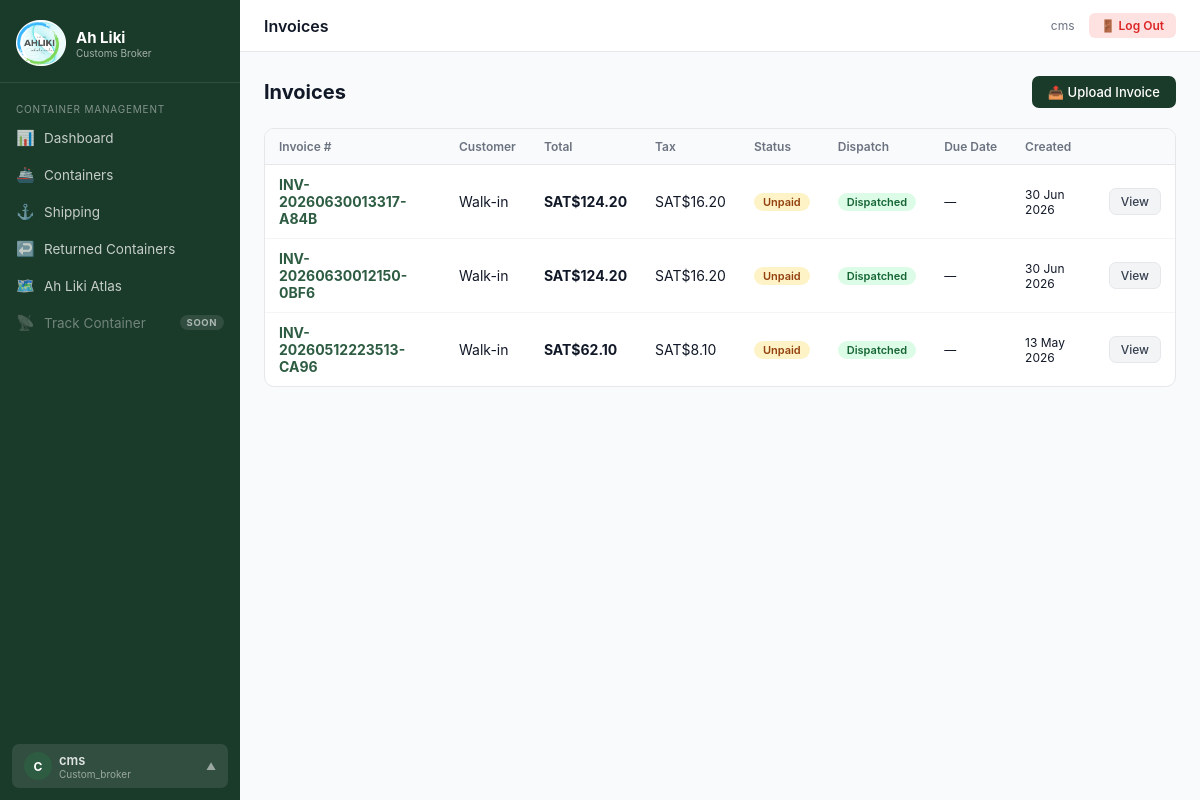
Page /invoices/ (signed in) on the committed database.
### inventory/models.py (models this page shows, shortened)
class UserProfile(models.Model):
    ROLE_CHOICES = [
        ('admin', 'Admin'),
        ('manager', 'Manager'),
        ('finance', 'Finance'),
        ('warehouse', 'Warehouse Lead'),
        ('wms_operator', 'WMS Operator'),
        ('wms_dispatcher', 'WMS Dispatcher'),
        ('cashier', 'Sales / Cashier'),
        ('custom_broker', 'Customs Broker'),
    ]
    DEPARTMENT_CHOICES = [
        ('management', 'Management'),
        ('finance', 'Finance'),
        ('warehouse', 'Warehouse & WMS'),
        ('containers', 'Containers (CMS)'),
        ('sales', 'Sales'),
    ]
    ROLE_DEPARTMENTS = {
        'admin': 'management',
        'manager': 'management',
        'finance': 'finance',
        'warehouse': 'warehouse',
        'wms_operator': 'warehouse',
        'wms_dispatcher': 'warehouse',
        'custom_broker': 'containers',
        'cashier': 'sales',
    }
    user = models.OneToOneField(User, on_delete=models.CASCADE, related_name='profile')
    role = models.CharField(max_length=20, choices=ROLE_CHOICES, default='cashier')

class Invoice(models.Model):
    STATUS_CHOICES = [
        ('unpaid', 'Unpaid'),
        ('paid', 'Paid'),
        ('overdue', 'Overdue'),
        ('void', 'Void'),
    ]
    DISPATCH_STATUS_CHOICES = [
        ('pending', 'Pending Dispatch'),
        ('dispatched', 'Dispatched'),
    ]
    invoice_number = models.CharField(max_length=100, unique=True)
    cashier = models.ForeignKey(User, on_delete=models.SET_NULL, null=True, related_name='invoices')
    customer_name = models.CharField(max_length=200, blank=True)
    account_number = models.CharField(max_length=100, blank=True)
    payment_method = models.CharField(max_length=50, default='cash',
        choices=[('cash','Cash'),('credit','Credit Account'),('eftpos','EFTPOS'),('cheque','Cheque')])
    status = models.CharField(max_length=20, choices=STATUS_CHOICES, default='unpaid')
    dispatch_status = models.CharField(max_length=20, choices=DISPATCH_STATUS_CHOICES, default='pending')
    dispatched_by = models.ForeignKey(User, on_delete=models.SET_NULL, null=True, blank=True, related_name='dispatched_invoices')
    dispatched_at = models.DateTimeField(null=True, blank=True)
    truck_plate = models.CharField(max_length=50, blank=True, help_text='Delivery truck plate number')
    created_at = models.DateTimeField(default=timezone.now)
    due_date = models.DateField(null=True, blank=True)
    notes = models.TextField(blank=True)
    total_amount = models.DecimalField(max_digits=12, decimal_places=2, default=0)
    tax_amount = models.DecimalField(max_digits=12, decimal_places=2, default=0)
    invoice_file = models.FileField(upload_to='invoices/', blank=True, null=True)
    salesperson = models.CharField(max_length=100, blank=True)
    payment_terms = models.CharField(max_length=100, blank=True, help_text='e.g. Net 7 days')
    sales_territory = models.CharField(max_length=50, blank=True)

### inventory/views.py (the view)
# urls.py: path('invoices/', views.invoice_list, name='invoice_list'),
@login_required
def invoice_list(request):
    invoices = Invoice.objects.select_related('cashier').order_by('-created_at')
    return render(request, 'pos/invoice_list.html', {'invoices': invoices})

### ahliki_ims/health.py (called while the page is built)
    def __call__(self, request):
        if request.path == HEALTH_PATH:
            return HttpResponse('ok', content_type='text/plain')
        return self.get_response(request)

### inventory/audit.py (called while the page is built)
    def __call__(self, request):
        token = _current_request.set(request)
        try:
            return self.get_response(request)
        finally:
            _current_request.reset(token)

### inventory/context_processors.py (called while the page is built)
def alerts_count(request):
    if request.user.is_authenticated:
        return {'open_alerts_count': StockAlert.objects.filter(is_resolved=False).count()}
    return {'open_alerts_count': 0}

### inventory/templatetags/custom_tags.py (called while the page is built)
@register.filter
def user_role(user):
    if not user.is_authenticated:
        return ''
    try:
        from inventory.models import UserProfile
        profile, _ = UserProfile.objects.get_or_create(user=user)
        return profile.role
    except:
        return ''

### templates/pos/invoice_list.html (shortened to what this page needs)
{% extends 'base.html' %}
{% block topbar_title %}Invoices{% endblock %}
{% block content %}
<div class="page-header">
  <div><h1>Invoices</h1></div>
  <a href="{% url 'invoice_upload' %}" class="btn btn-primary">📤 Upload Invoice</a>
</div>
<div class="card">
  <div class="table-wrap">
    <table>
      <thead><tr><th>Invoice #</th><th>Customer</th><th>Total</th><th>Tax</th><th>Status</th><th>Dispatch</th><th>Due Date</th><th>Created</th><th></th></tr></thead>
      <tbody>
      {% for inv in invoices %}
      <tr>
        <td><a href="{% url 'invoice_detail' inv.pk %}"><strong>{{ inv.invoice_number }}</strong></a></td>
        <td>{{ inv.customer_name|default:"Walk-in" }}</td>
        <td><strong>SAT${{ inv.total_amount }}</strong></td>
        <td>SAT${{ inv.tax_amount }}</td>
        <td>
          {% if inv.status == 'paid' %}<span class="badge badge-green">Paid ✓</span>
          {% elif inv.status == 'unpaid' %}<span class="badge badge-amber">Unpaid</span>
          {% elif inv.status == 'overdue' %}<span class="badge badge-red">Overdue</span>
          {% else %}<span class="badge badge-gray">Void</span>{% endif %}
        </td>
        <td>
          {% if inv.dispatch_status == 'dispatched' %}<span class="badge badge-green">Dispatched</span>
          {% else %}<span class="badge badge-amber">Pending</span>{% endif %}
        </td>
        <td style="font-size:12px">{{ inv.due_date|default:"—" }}</td>
        <td style="font-size:12px">{{ inv.created_at|date:"d M Y" }}</td>
        <td><a href="{% url 'invoice_detail' inv.pk %}" class="btn btn-sm btn-secondary">View</a></td>
      </tr>
      {% empty %}<tr><td colspan="8" style="text-align:center;color:var(--gray-500);padding:24px">No invoices yet.</td></tr>{% endfor %}
      </tbody>
    </table>
  </div>
</div>
{% endblock %}

### templates/base.html (shortened to what this page needs)
<!DOCTYPE html>
<html lang="en">
<head>
{% load static %}
{% load custom_tags %}
<link rel="stylesheet" href="{% static 'css/main.css' %}">
</head>
<body>
{% with user_role=request.user|user_role %}
{% with is_admin=request.user.is_superuser %}
<div class="layout{% if user_role == 'wms_operator' or user_role == 'wms_dispatcher' %} wms-op-layout{% endif %}">
  <aside class="sidebar" id="sidebar">
    <div class="sidebar-brand">
      <div class="logo">
        <img src="{% static 'image/ahliki_logo.png' %}" alt="Ah Liki Logo" class="logo-image">
        <div>
          <div class="logo-text">Ah Liki</div>
          <div class="logo-sub">{% if user_role == 'wms_operator' %}WMS Operator{% elif user_role == 'wms_dispatcher' %}WMS Dispatcher{% elif user_role == 'custom_broker' %}Customs Broker{% else %}Inventory System{% endif %}</div>
        </div>
      </div>
    </div>
    <nav class="sidebar-nav">
      {% if user_role == 'wms_operator' %}
      <div class="nav-section">Home</div>
      <a href="{% url 'wms_dashboard' %}" class="{% if request.resolver_match.url_name == 'wms_dashboard' %}active{% endif %}">
        <span class="icon">🏠</span> WMS Dashboard
      </a>
      <div class="nav-section">Receive Stock</div>
      <a href="{% url 'grn_list' %}" class="{% if 'grn' in request.resolver_match.url_name %}active{% endif %}">
        <span class="icon">📥</span> Receive Stock (GRN)
      </a>
      <a href="{% url 'grn_add' %}" class="{% if request.resolver_match.url_name == 'grn_add' %}active{% endif %}">
        <span class="icon">➕</span> New GRN
      </a>
      <a href="{% url 'warehouse_container_list' %}" class="{% if 'container' in request.resolver_match.url_name and 'cms_' not in request.resolver_match.url_name %}active{% endif %}">
        <span class="icon">🚢</span> Containers
      </a>
      <div class="nav-section">WMS Operations</div>
      <a href="{% url 'wms_checkin' %}" class="{% if 'checkin' in request.resolver_match.url_name %}active{% endif %}">
        <span class="icon">📍</span> Check-In Pallet
      </a>
      <a href="{% url 'wms_transfer' %}" class="{% if 'transfer' in request.resolver_match.url_name %}active{% endif %}">
        <span class="icon">↔️</span> Transfer Pallet
      </a>
      <a href="{% url 'pallet_list' %}" class="{% if 'pallet' in request.resolver_match.url_name %}active{% endif %}">
        <span class="icon">📦</span> Pallets
      </a>
      <a href="{% url 'shelf_list' %}" class="{% if 'shelf' in request.resolver_match.url_name %}active{% endif %}">
        <span class="icon">🗄️</span> Shelf Locations
      </a>
      {% elif user_role == 'custom_broker' %}
      <div class="nav-section">Container Management</div>
      <a href="{% url 'cms_dashboard' %}" class="{% if request.resolver_match.url_name == 'cms_dashboard' %}active{% endif %}">
        <span class="icon">📊</span> Dashboard
      </a>
      <a href="{% url 'cms_containers' %}" class="{% if request.resolver_match.url_name == 'cms_containers' or 'cms_container_' in request.resolver_match.url_name %}active{% endif %}">
        <span class="icon">🚢</span> Containers
      </a>
      <a href="{% url 'cms_shipping' %}" class="{% if 'cms_shipping' in request.resolver_match.url_name %}active{% endif %}">
        <span class="icon">⚓</span> Shipping
      </a>
      <a href="{% url 'cms_returns' %}" class="{% if 'cms_return' in request.resolver_match.url_name %}active{% endif %}">
        <span class="icon">↩️</span> Returned Containers
      </a>
      <a href="{% url 'cms_atlas' %}" class="{% if request.resolver_match.url_name == 'cms_atlas' %}active{% endif %}">
        <span class="icon">🗺️</span> Ah Liki Atlas
      </a>
      <span class="nav-disabled" title="Coming soon" aria-disabled="true">
        <span class="icon">📡</span> Track Container <span class="nav-soon">Soon</span>
      </span>
      {% endif %}
    </nav>
    <div style="padding:12px">
      <div class="user-menu" id="userMenu">
        <button class="user-btn" onclick="toggleUserMenu()">
          <div class="user-avatar">{{ request.user.first_name|first|upper|default:request.user.username|first|upper }}</div>
          <div class="user-info">
            <div class="user-name">{{ request.user.get_full_name|default:request.user.username }}</div>
            <div class="user-role">{% if request.user.is_authenticated %}{{ request.user|user_role|default:"Staff" }}{% else %}Guest{% endif %}</div>
          </div>
          <span class="dropdown-arrow">▲</span>
        </button>
      </div>
    </div>
  </aside>
  <div class="main">
    <div class="topbar">
      <div class="topbar-title">
        {% block topbar_title %}{% endblock %}
      </div>
      <div class="topbar-right">
        <a href="{% url 'profile' %}" class="topbar-user">
          {{ request.user.get_full_name|default:request.user.username }}
        </a>
        <form method="post" action="{% url 'logout' %}" style="margin:0">
          <button type="submit" class="topbar-logout" title="Log Out">🚪<span class="lbl"> Log Out</span></button>
        </form>
      </div>
    </div>
    <div class="content">
      {% block content %}{% endblock %}
    </div>
  </div>
</div>
{% endwith %}
{% endwith %}
</body>
</html>

### static/css/main.css (style rules this page uses)
:root { --green-dark: #1a3a2a; --green-mid: #2d5c42; --green-light: #e8f2ec; --green-border: #b0c8b8; --amber: #f59e0b; --red: #dc2626; --blue: #2563eb; --gray-50: #f9fafb; --gray-100: #f3f4f6; --gray-200: #e5e7eb; --gray-500: #6b7280; --gray-700: #374151; --gray-900: #111827; --white: #ffffff; --sidebar-w: 240px; }
* { box-sizing: border-box; margin: 0; padding: 0; }
body { font-family: -apple-system, BlinkMacSystemFont, 'Segoe UI', sans-serif; font-size: 14px; color: var(--gray-900); background: var(--gray-50); }
a { color: var(--green-mid); text-decoration: none; }
.layout { display: flex; min-height: 100vh; }
.sidebar { width: var(--sidebar-w); background: var(--green-dark); color: #fff; display: flex; flex-direction: column; position: fixed; top: 0; left: 0; height: 100vh; overflow-y: auto; z-index: 100; }
.sidebar-brand { padding: 20px 16px 16px; border-bottom: 1px solid rgba(255,255,255,0.1); }
.sidebar-brand .logo { display: flex; align-items: center; gap: 10px; }
.sidebar-brand .logo-text { font-weight: 700; font-size: 15px; }
.sidebar-brand .logo-sub { font-size: 10px; opacity: 0.6; }
.sidebar-nav { flex: 1; padding: 12px 0; }
.nav-section { padding: 8px 16px 4px; font-size: 10px; text-transform: uppercase; letter-spacing: 0.08em; opacity: 0.45; }
.sidebar-nav a { display: flex; align-items: center; gap: 10px; padding: 9px 16px; color: rgba(255,255,255,0.75); font-size: 13.5px; transition: all 0.15s; }
.sidebar-nav a .icon { width: 18px; text-align: center; font-size: 15px; }
.main { margin-left: var(--sidebar-w); flex: 1; display: flex; flex-direction: column; }
.topbar { background: var(--white); border-bottom: 1px solid var(--gray-200); padding: 0 24px; height: 52px; display: flex; align-items: center; justify-content: space-between; position: sticky; top: 0; z-index: 50; }
.topbar-title { font-weight: 600; font-size: 16px; }
.topbar-right { display: flex; align-items: center; gap: 14px; }
.content { padding: 24px; flex: 1; }
.card { background: var(--white); border: 1px solid var(--gray-200); border-radius: 10px; overflow: hidden; }
.table-wrap { overflow-x: auto; }
table { width: 100%; border-collapse: collapse; }
th { background: var(--gray-50); padding: 10px 14px; text-align: left; font-size: 12px; font-weight: 600; color: var(--gray-500); border-bottom: 1px solid var(--gray-200); white-space: nowrap; }
td { padding: 11px 14px; border-bottom: 1px solid var(--gray-100); vertical-align: middle; }
tr:last-child td { border-bottom: none; }
.badge { display: inline-flex; align-items: center; padding: 2px 9px; border-radius: 20px; font-size: 11px; font-weight: 600; }
.badge-green { background: #dcfce7; color: #166534; }
.badge-amber { background: #fef3c7; color: #92400e; }
.btn { display: inline-flex; align-items: center; gap: 6px; padding: 8px 16px; border-radius: 7px; font-size: 13px; font-weight: 500; cursor: pointer; border: none; transition: all 0.15s; }
.btn-primary { background: var(--green-dark); color: #fff; }
.btn-secondary { background: var(--gray-100); color: var(--gray-700); border: 1px solid var(--gray-200); }
.btn-sm { padding: 5px 11px; font-size: 12px; }
.page-header { display: flex; align-items: center; justify-content: space-between; margin-bottom: 20px; }
.page-header h1 { font-size: 20px; font-weight: 700; }
.topbar-title { display: flex; align-items: center; gap: 8px; min-width: 0; }
.topbar-user { font-size: 12px; color: var(--gray-500); text-decoration: none; white-space: nowrap; }
.topbar-logout { background: #fee2e2; border: none; color: #dc2626; padding: 5px 12px; border-radius: 6px; font-size: 12px; cursor: pointer; font-family: inherit; font-weight: 600; white-space: nowrap; }

### rows in the picture
Invoice: invoice_number "INV-20260630013317-A84B", customer_name "Walk-in", total_amount "124.20", tax_amount "16.20", status "Unpaid", dispatch_status "Dispatched", due_date "—", created_at "30 Jun 2026"
Invoice: invoice_number "INV-20260630012150-0BF6", customer_name "Walk-in", total_amount "124.20", tax_amount "16.20", status "Unpaid", dispatch_status "Dispatched", due_date "—", created_at "30 Jun 2026"
Invoice: invoice_number "INV-20260512223513-CA96", customer_name "Walk-in", total_amount "62.10", tax_amount "8.10", status "Unpaid", dispatch_status "Dispatched", due_date "—", created_at "13 May 2026"

### other values in the picture
{{ request.user.get_full_name|default:request.user.username }} "cms"
{{ request.user|user_role|default:"Staff" }} "Custom_broker"
